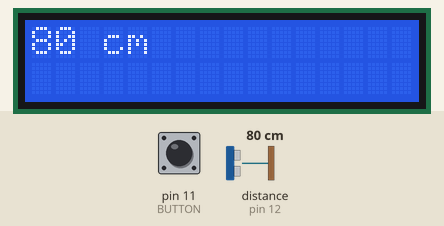
Simulated run of this sketch. Board: Arduino Uno, built with avr-gcc and run on an emulated ATmega328P. Shown: 16×2 character LCD. Wiring (inferred from the names in the program): ultrasonic range finder: trigger pin 13; echo pin 12. The inputs (shaded band) are chosen by the test bench; at power-on: distance to the obstacle (sensor on pin 12) 80 cm, pin 11 (BUTTON) HIGH. The echo pulse lasts 58.3 µs per cm; what the sketch prints to the serial monitor is not drawn.

Above: at 1.2 s.
1.3 s: distance to the obstacle (sensor on pin 12) set to 196 cm
At 2.0 s:
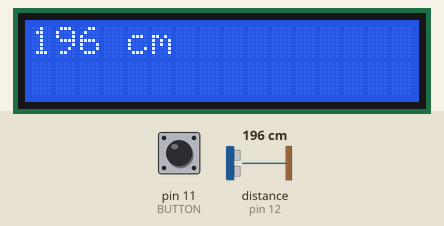
3.1 s: distance to the obstacle (sensor on pin 12) set to 205 cm
At 3.4 s:
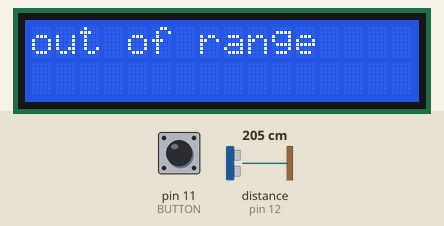
6.2 s: distance to the obstacle (sensor on pin 12) set to 197 cm
At 6.7 s:
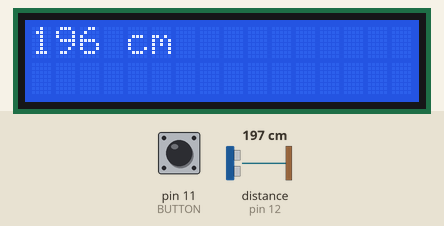
8.8 s: pin 11 (BUTTON) pulled LOW for 0.3 s
At 9.4 s:
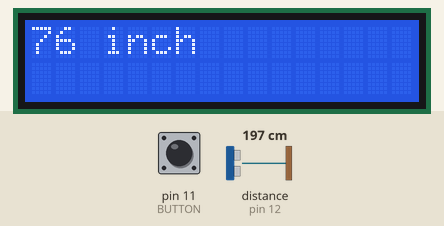
12.0 s: pin 11 (BUTTON) pulled LOW for 1 s
At 12.5 s:
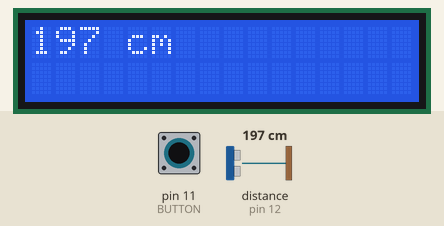
14.5 s: distance to the obstacle (sensor on pin 12) set to 2 cm
At 15.2 s:
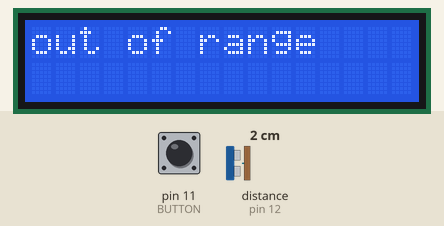

The sketch:

measuredistancce.ino
```cpp
#include <LiquidCrystal_I2C.h>
LiquidCrystal_I2C lcd(0x27, 16, 2);
#define BUTTON 11
#define echoPin 12
#define trigPin 13
long duration, distance,distance_inch;
int bp=0;


void setup() {
  Serial.begin (9600);
  pinMode(trigPin, OUTPUT);
  pinMode(echoPin, INPUT);
  pinMode(BUTTON, INPUT);
  lcd.init();
  lcd.backlight();

}
void dis_cm(long duration)
{
  distance = (duration/2) *0.03435;

  if (distance >= 200 || distance <= 0){

    lcd.setCursor(0, 0);
    lcd.print("out of range");
  }
  else {
    lcd.setCursor(0,0);
    lcd.print(distance);
    lcd.print(" cm");
  }

}
void dis_inch(long duration)
{
 distance_inch = (duration/2) * 0.0133 ;
   if (distance_inch >= 78 || distance_inch <= 0){

    lcd.setCursor(0, 0);
    lcd.print("out of range");
  }
  else {
    lcd.setCursor(0,0);
    lcd.print(distance_inch);
    lcd.print(" inch");
  }

}
void loop() {
  delay(500);
  lcd.clear();
  digitalWrite(trigPin, LOW);
  delayMicroseconds(2);
  digitalWrite(trigPin, HIGH);
  delayMicroseconds(10);
  digitalWrite(trigPin, LOW);
  duration = pulseIn(echoPin, HIGH);
  Serial.println(digitalRead(BUTTON));
  if (digitalRead(BUTTON) == LOW) {
    delay(50);
    if (bp == 0)
      bp = 1;
    else
      bp = 0;
    }
    switch(bp)
    {
      case 0:dis_cm(duration);
      break;
      case 1:dis_inch(duration);
      break;
    }
}
```

Measured:
- the behaviour switches between 200 and 201 cm on distance to the obstacle (sensor on pin 12) (found by bisection; images 1 and 2)
- after the input at 1.3 s, the display: first differs from a run without the input after 0.31 s (image 1)
- after the input at 3.1 s, the display: first differs from a run without the input after 0.08 s (image 2)
- after the input at 6.2 s, the display: first differs from a run without the input after 0.14 s (image 3)
- after the input at 14.5 s, the display: first differs from a run without the input after 0.34 s (image 6)
- what the display in image 1 shows lasts 0.5 s, from 1.6 s to 2.1 s
